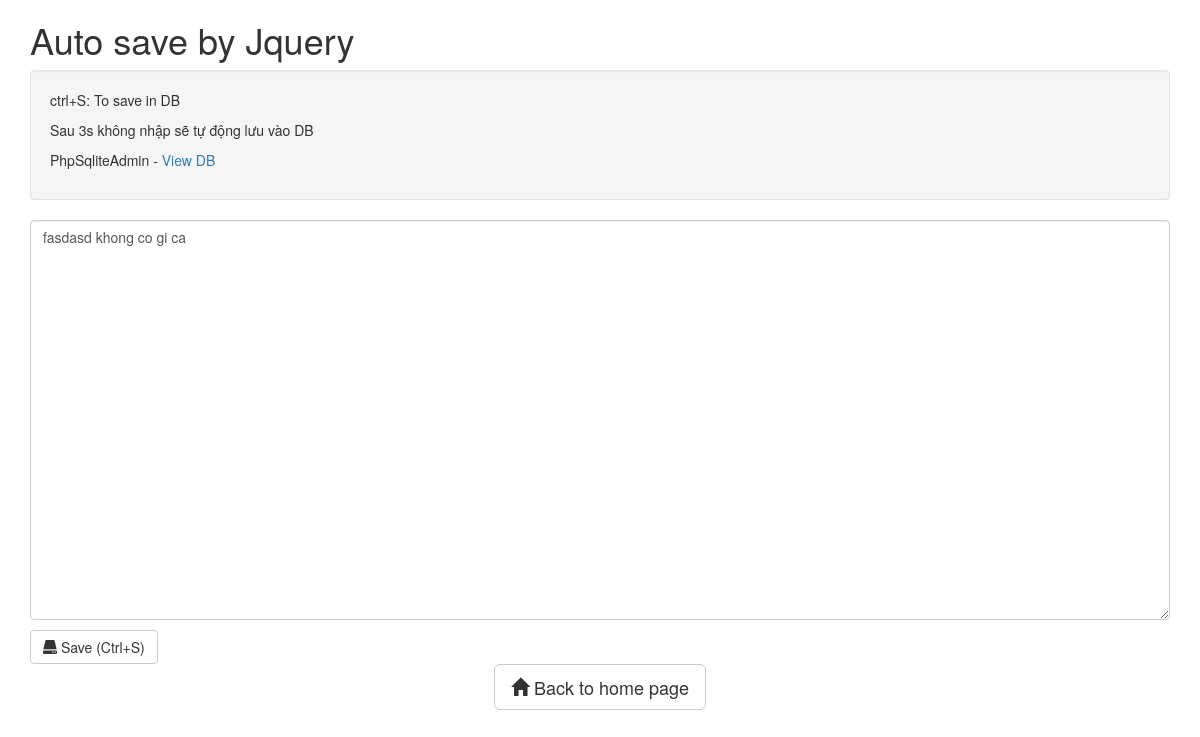
/Lesson_5/index.php, run on an earlier commit of the app's database.
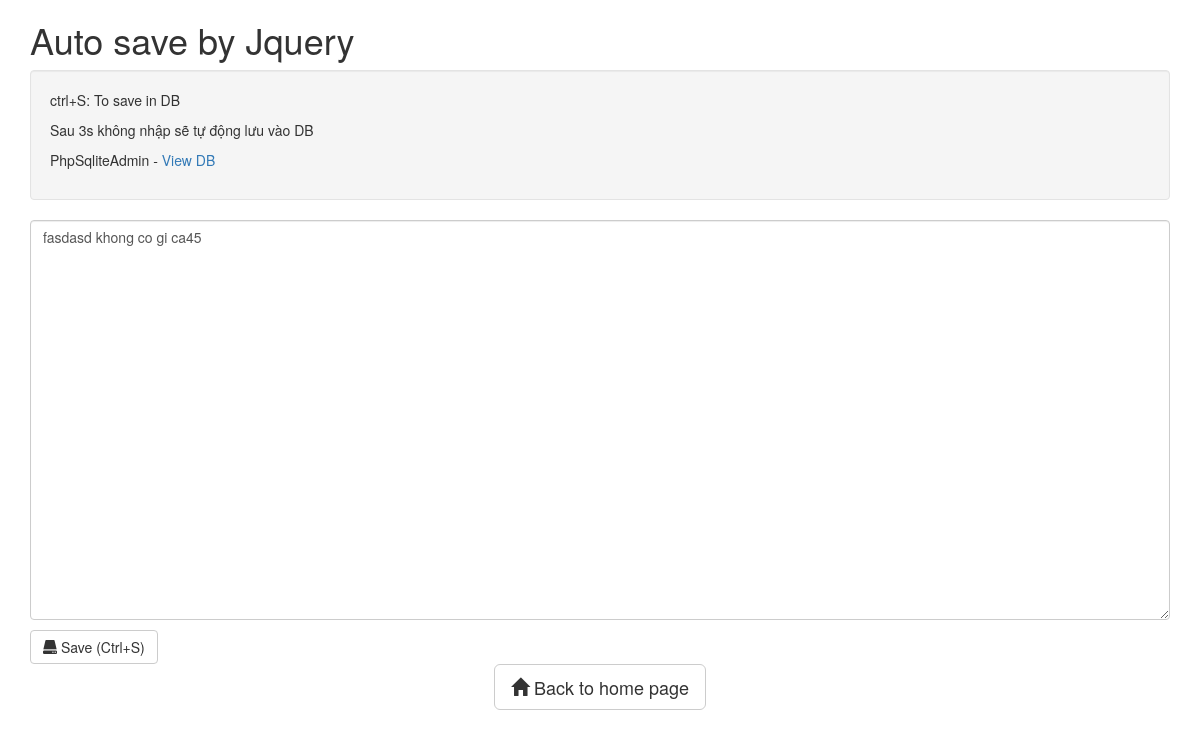
And on a later commit of the database.
### tables this page shows
CREATE TABLE "text_tb" ("text_id" INTEGER PRIMARY KEY  NOT NULL  UNIQUE , "text_c" TEXT);

### Lesson_5/class/sqlite.php (called while the page is built, shortened)
<?php
	class My_sqlite extends SQLite3{
		public function fetchAll($result){
			while($row = $result->fetchArray(SQLITE3_ASSOC)){
				$return[]=$row;
			}
			return $return;
		}
	}

### Lesson_5/index.php (the view, shortened to what this page needs)
<?php
require_once("class/sqlite.php");
$sqlite = new My_sqlite;
if($_POST["ajax"]){
	$security_mod = true;
	if($security_mod){
		$text = base64_encode($_POST["text"]);
	}else{
		$text = ($_POST["text"]);
	}
	$sql	= "SELECT * FROM text_tb where text_id=1 ";
	$rs		= $sqlite->query($sql);
	$data	= ($sqlite->fetchAll($rs));
	if(count($data)==0){
		$sql='INSERT INTO text_tb("text_id","text_c") VALUES (1,"'.$text.'");';
	}else{
		$sql= 'UPDATE text_tb SET	text_c	= "'.$text.'"	WHERE text_id=1';
	}
	if(!$sqlite->exec($sql)){
		$error=true;
		echo 0;
	}else{
		$error=false;
		echo 1;
	}
	die;
}else{
	$sql	= "SELECT * FROM text_tb where text_id=1 ";
	$rs		= $sqlite->query($sql);
	$data	= ($sqlite->fetchAll($rs));
	$str	= base64_decode(($data[0]["text_c"]));
}
?>
<!DOCTYPE html>
<html lang="vi">
	<head>
		<link href="//netdna.bootstrapcdn.com/bootstrap/3.2.0/css/bootstrap.min.css" rel="stylesheet">
	</head>
	<body>
		<div class="container">
			<section>
				<h1>Auto save by Jquery</h1>
				<div class="well">
					<p>ctrl+S: To save in DB</p>
					<p>Sau 3s không nhập sẽ tự động lưu vào DB</p>
					<p>PhpSqliteAdmin - <a href="db/phpliteadmin.php" target="_blank">View DB</a></p>
				</div>
				<textarea id="myInput" class="form-control" style="height:400px"><?php echo $str; ?></textarea>
				<div style="margin-top:10px;">
					<button onclick="doneTyping()" type="button" class="top5 btn btn-default"><span class="glyphicon glyphicon-hdd" aria-hidden="true"></span> Save (Ctrl+S)</button>
				</div>
				<center><a href="/" class="btn btn-lg btn-default"> <span class="glyphicon glyphicon-home" aria-hidden="true"></span>  Back to home page</a></center>
			</section>
		</div>
	</body>
</html>

What changed in the data, as far as the page shows it:
changed text_tb: text_c "fasdasd khong co gi ca" → "fasdasd khong co gi ca45"
